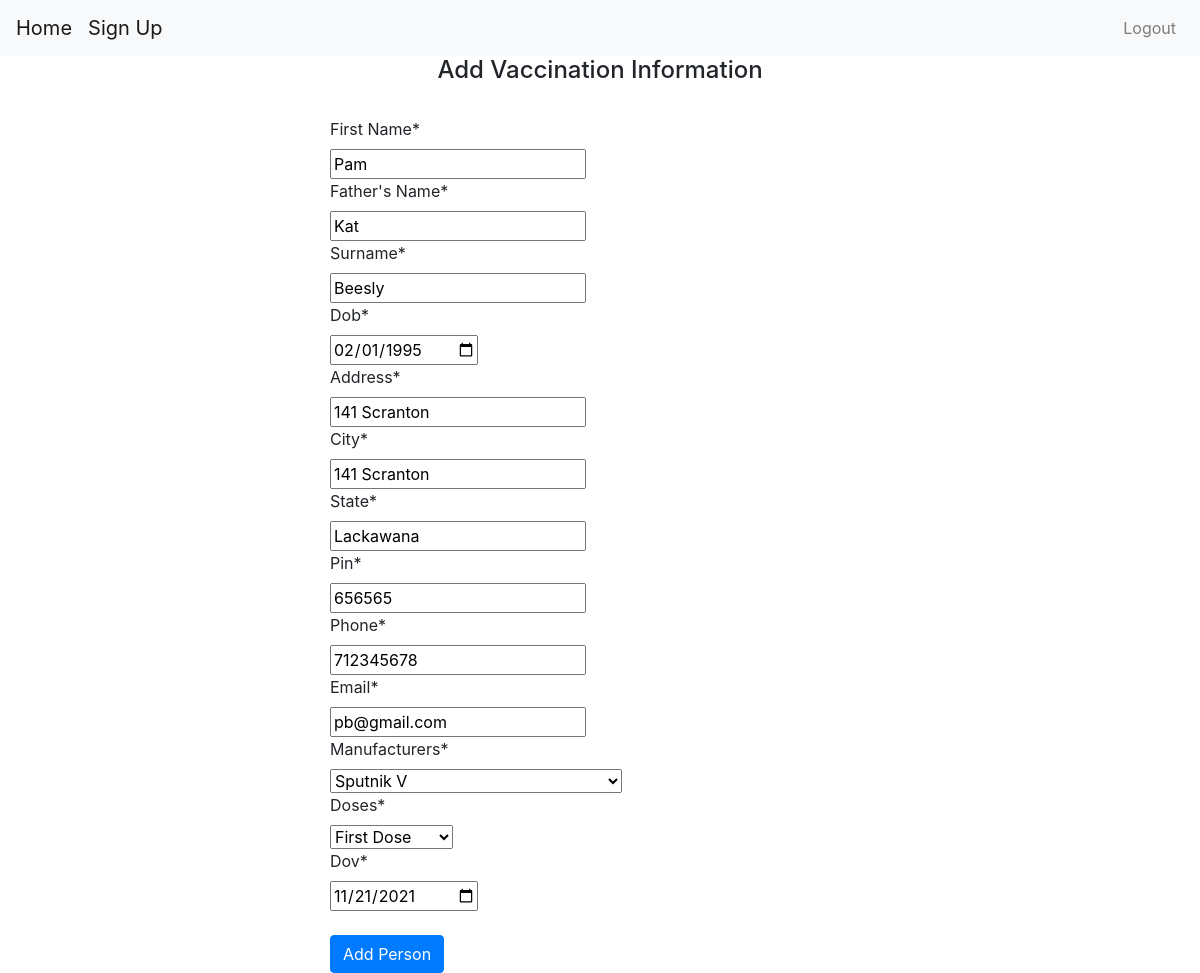
The app's page /update-details/4/ (signed in) with its own data.
### portal/models.py (models this page shows, shortened)
class Person(models.Model):
    manufacturers = [
        ('Covaxin', 'Covaxin (Bharat Biotech)'),
        ('Covishield', 'Covishield (Serum Institute of India)'),
        ('Sputnik', 'Sputnik V'),
    ]
    doses = [
        ('1st', 'First Dose'),
        ('2nd', 'Second Dose'),
    ]
    name = models.CharField(max_length=500, verbose_name='First Name')
    fname = models.CharField(max_length=500, verbose_name="Father's Name")
    lname = models.CharField(max_length=500, verbose_name="Surname")
    dob = models.DateField(auto_now_add=False, verbose_name='Date of Birth')
    address = models.CharField(max_length=500)
    city = models.CharField(max_length=50)
    state = models.CharField(max_length=50)
    pin = models.IntegerField()
    phone = models.IntegerField()
    email = models.EmailField(max_length=254)
    manufacturers = models.CharField(max_length=50, choices=manufacturers)
    doses = models.CharField(max_length=50, choices=doses)
    dov = models.DateField(auto_now_add=False, verbose_name='Date of Vaccination')

### portal/views.py (the view)
# urls.py: path('update-details/<str:pk>/', views.update_view, name='update-details'),
def update_view(request, pk):
    context = {}
    obj = get_object_or_404(Person, id=pk)
    form = PersonForm(request.POST or None, instance=obj)
    if form.is_valid():
        form.save()
        messages.success(request, 'Vaccination details of a {} updated successfully.'.format(str(obj)))
        return redirect('dashboard')
    context['person_object'] = form
    return render(request, 'add-vaccine-details.html', context)

### portal/forms.py
class PersonForm(forms.ModelForm):
    dob = fields.DateField(widget=forms.widgets.DateInput(attrs={'type': 'date'}))
    dov = fields.DateField(widget=forms.widgets.DateInput(attrs={'type': 'date'}))
    class Meta:
        model = Person
        fields = '__all__'

### portal/templates/add-vaccine-details.html (shortened to what this page needs)
{% extends 'base.html' %}
{% block content %}
    {% if user.is_authenticated %}
      {% load crispy_forms_tags %}
        <div class="col-lg-12 student">
        <div class="container">
        <div class="row">
        <div class="col-lg-12 text-center">
        <h4>Add Vaccination Information</h4> <br>
        </div>
        <div class="col-lg-6 mx-auto forms">
        <form action="." method="post">
        {{person_object|crispy}}
        <br>
        <button class="btn btn-primary" type="submit">Add Person</button>
        </form>
        </div>
        </div>
        </div>
        </div>
    {% else %}
            <a class="btn btn-primary btn-lg" href="{% url 'login' %}" role="button">Log In</a>
            <p>You are not logged in</p>
            <a href="{% url 'login' %}">Log In</a>
    {% endif %}
{% endblock %}

### portal/static/css/styles.css (style rules this page uses)
body { margin: 0; }

### records on screen
Person: name "Pam", fname "Kat", lname "Beesly", dob "02/01/1995", address "141 Scranton", city "141 Scranton", state "Lackawana", pin "656565", phone "712345678", email "pb@gmail.com", manufacturers "Sputnik V", doses "First Dose", dov "11/21/2021"
